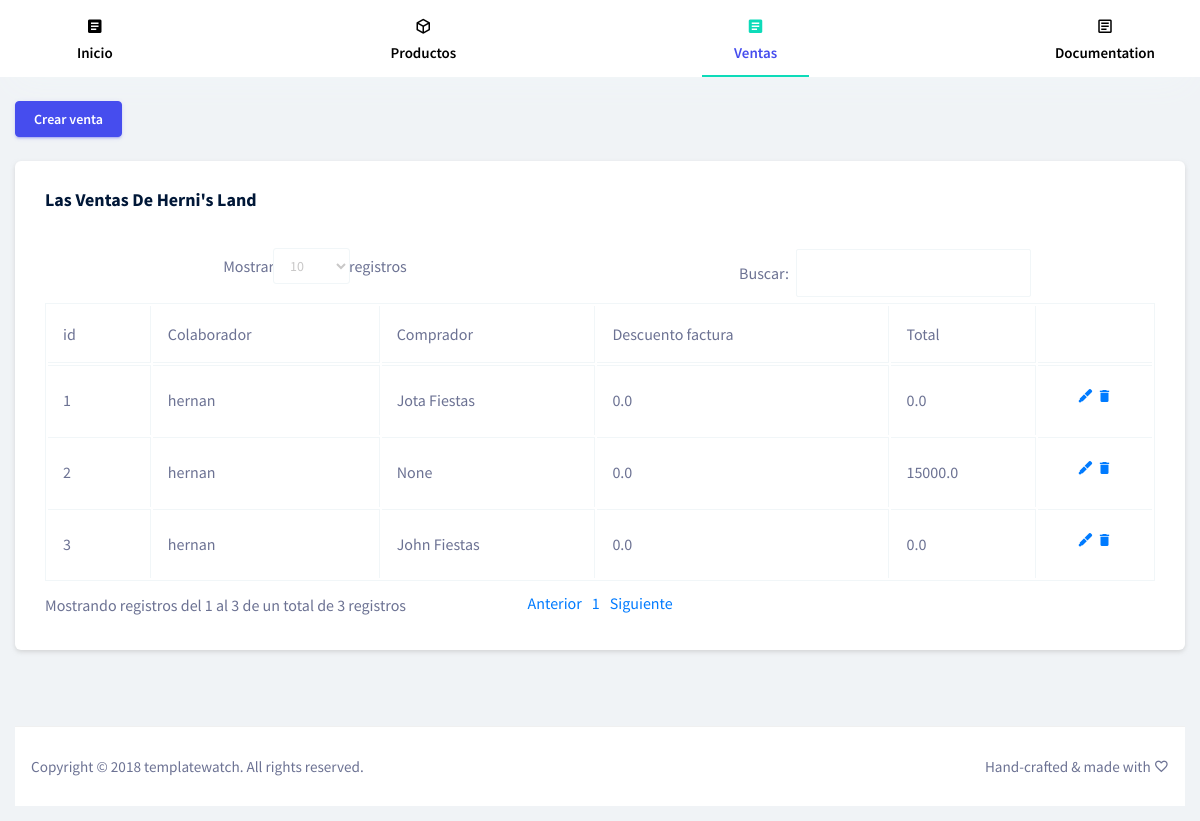
The page /ventas/ (signed in) on the database its author committed.
### registration/models.py (models this page shows, shortened)
class Profile(models.Model):
    ACCESS_CHOICES = [
        ('admin', 'Administrador'),
        ('collaborator', 'Colaborador'),
        ('other', 'otro'),
    ]
    user = models.OneToOneField(User, related_name="profile", on_delete=models.CASCADE)
    company = models.ForeignKey(Company, verbose_name="Empresa", related_name="getEmployees", on_delete=models.PROTECT)
    occupation = models.ForeignKey(Occupation, verbose_name="Ocupación", related_name="getProfiles", on_delete=models.PROTECT)
    avatar = models.ImageField(upload_to=custom_upload_to, null=True, blank=True)
    bio = models.TextField(null=True, blank=True)
    cc = models.PositiveIntegerField(unique=True,verbose_name="Cédula",null=True, blank=True, error_messages={'unique':"Esta cedula ya tiene vinculada una cuenta."})
    link = models.URLField(max_length=200, null=True, blank=True)
    birthday = models.DateTimeField(verbose_name="Cumpleaños", null=True, blank=True)
    access = models.CharField(max_length=12,choices=ACCESS_CHOICES,default='collaborator',)
    balance = models.FloatField(verbose_name="Valor", default=0, null=False, blank=False)
    class Meta:
        ordering = ['user__username']

### companies/models.py (models this page shows, shortened)
class Company(models.Model):
    name = models.CharField(verbose_name="Nombre", unique=True, max_length=200, null=False, blank=False)
    description = models.TextField(verbose_name="Descripción", null=True, blank=True)
    RUT = models.CharField(max_length=100, null=True, blank=True)
    direction = models.CharField(verbose_name="Dirección", max_length=200, null=True, blank=True)
    contactNumber = models.CharField(verbose_name="Número de contacto", max_length=15, null=True, blank=True)
    created = models.DateTimeField(auto_now_add=True, verbose_name="Fecha de creación")
    updated = models.DateTimeField(auto_now=True, verbose_name="Fecha de edición")
    class Meta:
        verbose_name = "Empresa"
        verbose_name_plural = "Empresas"

### sales/models.py (models this page shows, shortened)
class Sale(models.Model):
    saleManager = models.ForeignKey(User, verbose_name="Responsable de venta", related_name="getSales", on_delete=models.PROTECT)
    company = models.ForeignKey(Company, verbose_name="Empresa", related_name="getSales", on_delete=models.PROTECT)
    buyerName = models.CharField(verbose_name="Comprador", max_length=200, null=True, blank=True)
    buyerContact = models.CharField(verbose_name="Número de contacto", max_length=15, null=True, blank=True)
    discount = models.FloatField(verbose_name="Descuento sobre la factura", default=0)
    tax = models.FloatField(verbose_name="Impuesto", default=0)
    total = models.FloatField(verbose_name="Total", default=0, null=False, blank=False)
    created = models.DateTimeField(auto_now_add=True, verbose_name="Fecha de creación")
    updated = models.DateTimeField(auto_now=True, verbose_name="Fecha de edición")
    class Meta:
        verbose_name = "Venta"
        verbose_name_plural = "Ventas"

### sales/views.py (the view, shortened to what this page needs)
# urls.py: path('ventas/',  login_required(SaleListAndCreate.as_view()), name='ListAndCreate'),
class SaleListAndCreate(CreateView):
    template_name = 'sales/saleList.html'
    model = Sale
    form_class = SaleForm
    success_url = reverse_lazy('sales:ListAndCreate')
    def get_context_data(self, **kwargs):
        context = super().get_context_data(**kwargs)
        context['saleList'] = self.request.user.profile.company.getSales.all()
        context['profictsProductList'] = self.request.user.getUserProficts.all()
        return context
    def get(self, request, *args, **kwargs):
        self.object = Sale()
        form = self.get_form(self.form_class)
        sale_detail_form_set=SaleDetailFormSet()
        return self.render_to_response(self.get_context_data(form=form,sale_detail_form_set=sale_detail_form_set))

### sales/forms.py
class SaleForm(forms.ModelForm):
    class Meta:
        model = Sale
        fields = ['buyerName', 'buyerContact','discount','tax','total']
    def __init__(self, *args, **kwargs):
        super(SaleForm, self).__init__(*args, **kwargs)
        for field in iter(self.fields):
            self.fields[field].widget.attrs.update({
                'class': 'form-control'
            })

### templates/sales/saleList.html (shortened to what this page needs)
{% extends 'plataforma/base.html' %}
{% load static %}
{% block stylesBlock %}
<link rel="stylesheet" href="{% static 'vendors/bootstrap/css/dataTables.bootstrap.min.css' %}">
{% endblock %}
{% block content %}
<div class="row">
    <div class="col-sm-12 col-md-4">
        <button type="button" class="btn btn-primary" data-toggle="modal" data-target="#createProductModal">
            Crear venta
        </button>
    </div>
    <div class="col-sm-12 col-md-8">
    </div>
</div>
<div class="row mt-4">
    <div class="col-lg-12 grid-margin stretch-card">
        <div class="card">
            <div class="card-body">
                <h4 class="card-title">Las ventas de {{request.user.profile.company.name}}</h4>
                <div class="table-responsive pt-3">
                    {% if saleList %}
                    <table id="dataTable" class="table table-bordered table-hover">
                        <thead>
                            <tr>
                                <th>id</th>
                                <th>Colaborador</th>
                                <th>Comprador</th>
                                <th>Descuento factura</th>
                                <th>Total</th>
                                <th></th>
                            </tr>
                        </thead>
                        <tbody>
                            {% for sale in saleList %}
                            <tr>
                                <td>{{ sale.id }}</td>
                                <td>{{ sale.saleManager }}</td>
                                <td>{{ sale.buyerName }}</td>
                                <td>{{ sale.discount }}</td>
                                <td>{{ sale.total }}</td>
                                <td>
                                    <p style="text-align:center;">
                                        <a href=""><i class="mdi mdi-grease-pencil"></i></a>
                                        <a href="#" data-href="" data-toggle="modal" data-target="#confirm-delete" >
                                            <i class="mdi mdi-delete"></i>
                                        </a>
                                    </p>
                                </td>
                            </tr>
                            {% endfor %}
                        </tbody>
                    </table>
                    {% else %}
                    <div class="alert alert-info" role="alert">
                        No tienes ventas registradas
                    </div>
                    {% endif %}
                </div>
            </div>
        </div>
    </div>
</div>
{% endblock %}

### rows shown on the page
Sale: id "1", saleManager "hernan", buyerName "Jota Fiestas", discount "0.0", total "0.0"
Sale: id "2", saleManager "hernan", buyerName "None", discount "0.0", total "15000.0"
Sale: id "3", saleManager "hernan", buyerName "John Fiestas", discount "0.0", total "0.0"

### other values the page prints
{{ request.user.profile.company.name }} "Herni's Land"
